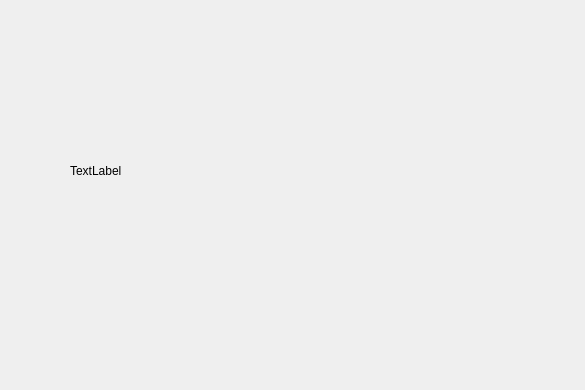
<?xml version="1.0" encoding="UTF-8"?>
<ui version="4.0">
 <class>Dialog</class>
 <widget class="QDialog" name="Dialog">
  <property name="geometry">
   <rect>
    <x>0</x>
    <y>0</y>
    <width>585</width>
    <height>390</height>
   </rect>
  </property>
  <property name="windowTitle">
   <string>Dialog</string>
  </property>
  <widget class="QLabel" name="label">
   <property name="geometry">
    <rect>
     <x>70</x>
     <y>70</y>
     <width>281</width>
     <height>201</height>
    </rect>
   </property>
   <property name="text">
    <string>TextLabel</string>
   </property>
  </widget>
 </widget>
 <resources/>
 <connections/>
</ui>
